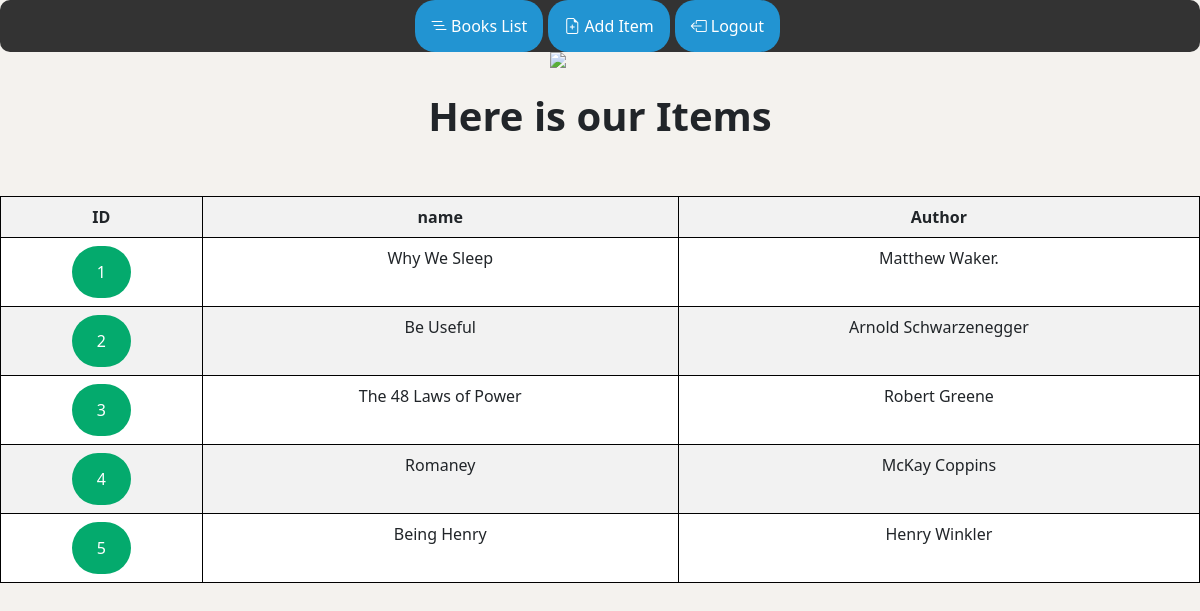
The page /app1/Booksu on the database its author committed.
### app1/models.py (models this page shows, shortened)
class Books(models.Model):
    name = models.CharField(max_length=100)
    Author = models.CharField(max_length=70)
    description = models.TextField()
    price = models.DecimalField(max_digits=9, decimal_places=2)

### app1/views.py (the view)
# urls.py: path('Booksu',views.Booksu,name='Booksu'),
def Booksu(request):
    return render(request,'app1/allItems.html',{
        'books':Books.objects.all()
    })

### app1/templates/app1/allItems.html (shortened to what this page needs)
{% extends "app1/layout.html" %}
  {% block body %}
      <br>
      <h1 style="text-align:center;  "> <b> <b>Here is our Items</b></b></h1>
      <br>
      <br>
      <table class="table table-striped">
        <tr>
          <th>ID</th>
          <th>name</th>
          <th>Author</th>
          {% for b in books %}
            <tr>
              <td class='id-num'><a href = "{% url 'app1:add' b.id %}">{{b.id}}</a></td>
              <td>{{b.name}}</td>
              <td>{{b.Author}}</td>
          {% endfor %}
            </tr>
        </tr>
      </table>
  {% endblock %}

### app1/templates/app1/layout.html (shortened to what this page needs)
<!DOCTYPE html>
<html lang="en">
    <head>
            <link href="https://cdn.jsdelivr.net/npm/bootstrap@5.3.0/dist/css/bootstrap.min.css" rel="stylesheet">
            <link rel="stylesheet" href="https://cdn.jsdelivr.net/npm/bootstrap-icons@1.11.1/font/bootstrap-icons.css">
    </head>
    <body>
        <div class="navigation">
        <nav class="navBar">
            <ul>
                <li><a href='{% url  "app1:Booksu" %}'><i class="bi bi-list-nested"></i> Books List</a></li>
                <li><a href='{% url  "app1:addform" %}'><i class="bi bi-file-earmark-plus"></i> Add Item</a></li>
                <li><a href='{% url  "app1:login" %}'><i class="bi bi-box-arrow-left"></i> Logout</a></li>
            </ul>
        </nav>
        </div>
        <img src="https://png.pngtree.com/template/20191125/ourmid/pngtree-book-store-logo-template-sale-learning-logo-designs-vector-image_335046.jpg" width=100px class="center">
        {% block body%}
        {% endblock %}
    </body>
</html>

### app1/templates/app1/layout.html (style rules this page uses)
.navBar { display:flex ; justify-content: center ; border-radius: 10px ; background-color: #333333; }
a:link, a:visited { background-color: #04AA6D; color: white; padding: 14px 25px; text-align: center; text-decoration: none; display: inline-block; }
.center { display: block; margin-left: auto; margin-right: auto; }
.navigation ul { list-style-type: none; margin: 0; padding: 0; overflow: hidden; background-color: #333; }
.navigation li { float: left; }
.navigation li a { display: block; color: white; text-align: center; padding: 14px 16px; text-decoration: none; margin-right: 5px ; border-radius: 20px; background-color: #2294D2 ; }

### app1/templates/app1/allItems.html (style rules this page uses)
body { text-align: center; background-color:#F4F2EE; }
table { border: 1px solid black; border-collapse: collapse; }
td { border: 1px solid black; padding: 2px; text-align:center; }
th { border: 1px solid black; padding: 2px; text-align:center; }
.id-num a { border-radius:30px ; }

### rows shown on the page
Books: id "1", name "Why We Sleep", Author "Matthew Waker."
Books: id "2", name "Be Useful", Author "Arnold Schwarzenegger"
Books: id "3", name "The 48 Laws of Power", Author "Robert Greene"
Books: id "4", name "Romaney", Author "McKay Coppins"
Books: id "5", name "Being Henry", Author "Henry Winkler"
